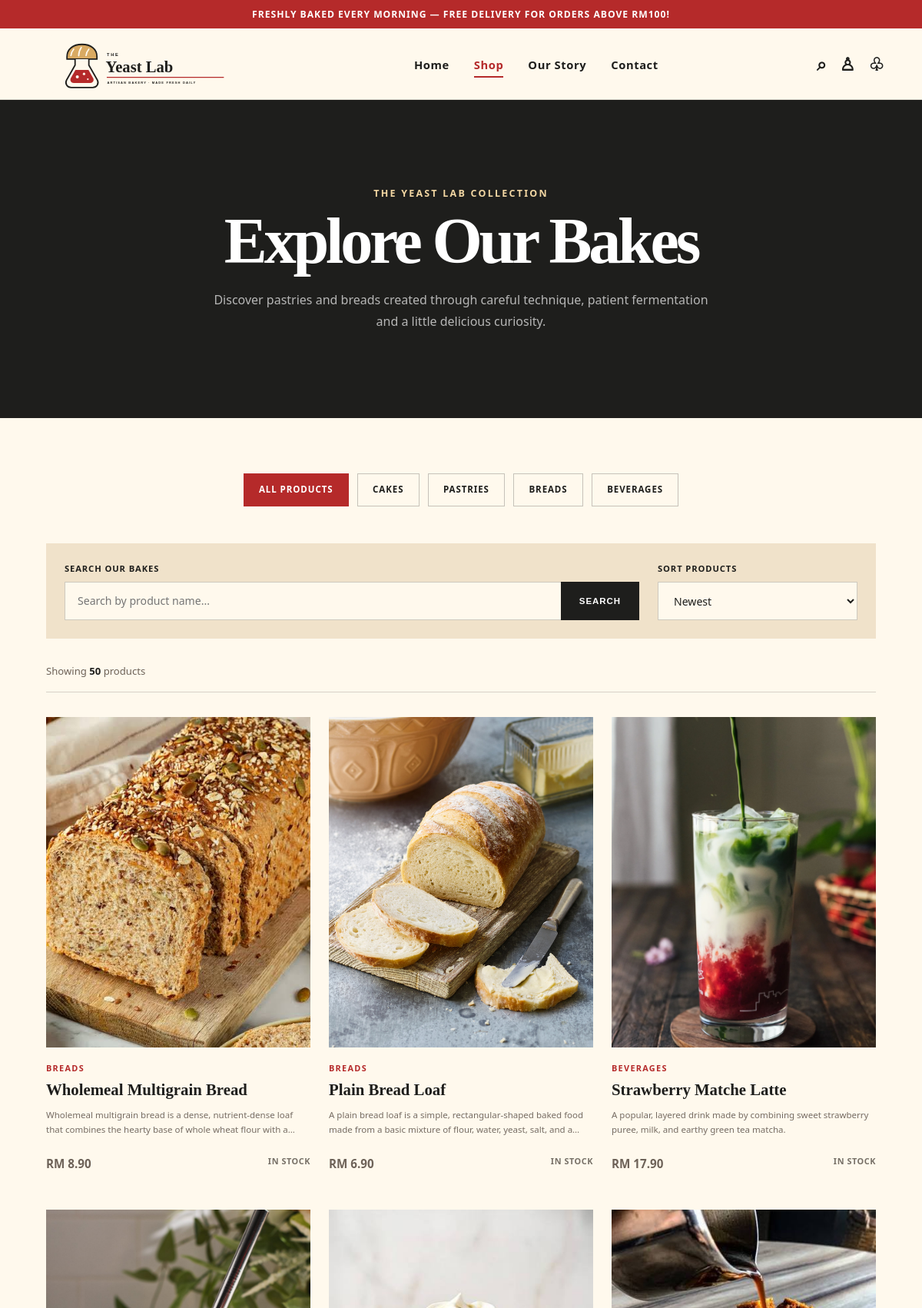
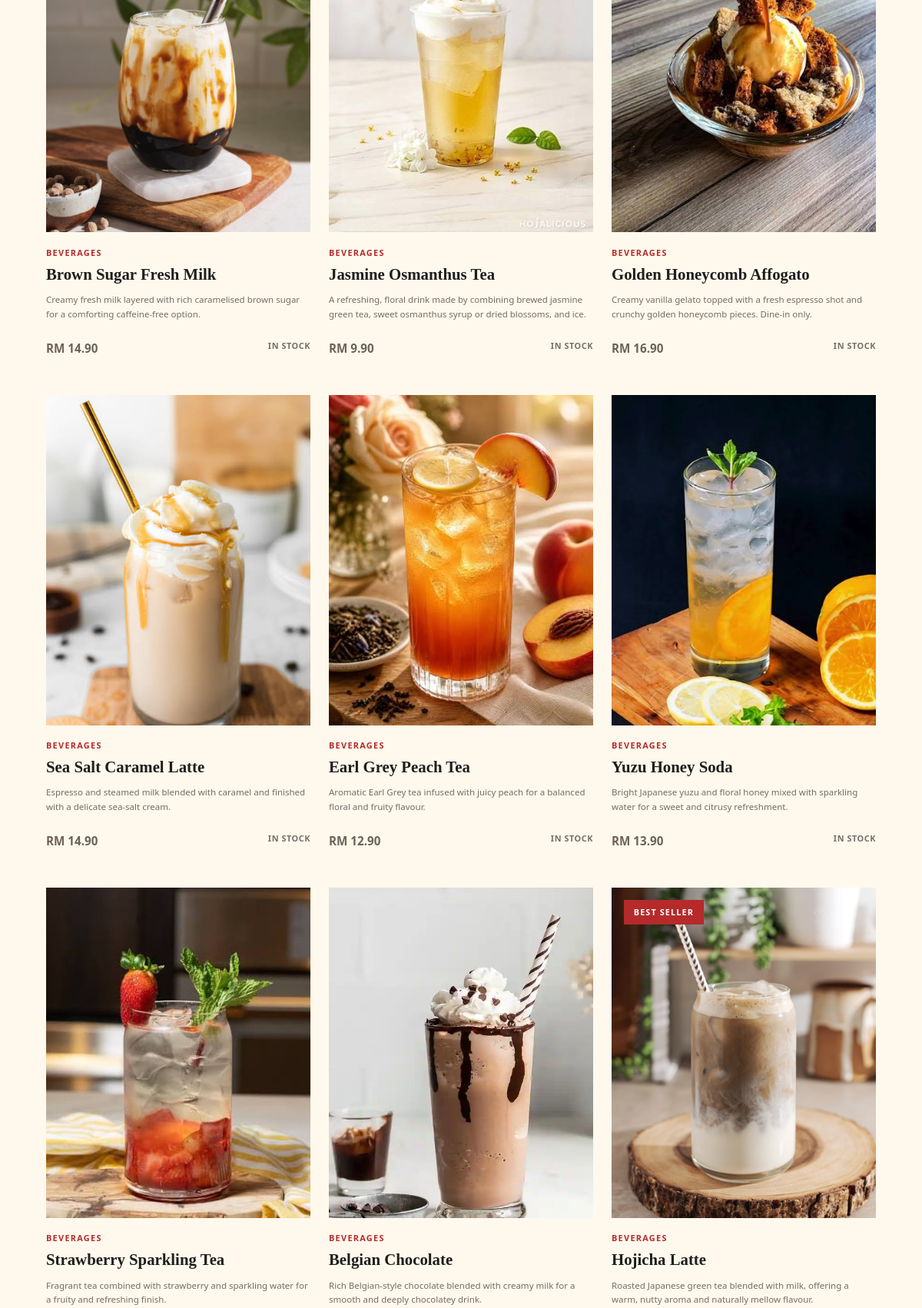
The page /listing.php (upper part) on the database its author committed (2 pictures, top to bottom).
### tables this page shows
CREATE TABLE categories (
    category_id INT AUTO_INCREMENT PRIMARY KEY,
    category_name VARCHAR(100) NOT NULL,
    category_slug VARCHAR(100) NOT NULL UNIQUE,
    category_description TEXT,
    created_at TIMESTAMP DEFAULT CURRENT_TIMESTAMP
);

CREATE TABLE products (
    product_id INT AUTO_INCREMENT PRIMARY KEY,
    category_id INT NOT NULL,
    product_name VARCHAR(150) NOT NULL,
    product_description TEXT NOT NULL,
    price DECIMAL(10, 2) NOT NULL,
    image VARCHAR(255) NOT NULL,
    stock_quantity INT NOT NULL DEFAULT 0,
    is_featured BOOLEAN NOT NULL DEFAULT FALSE,
    product_status ENUM('Available', 'Unavailable')
        NOT NULL DEFAULT 'Available',
    created_at TIMESTAMP DEFAULT CURRENT_TIMESTAMP,
    updated_at TIMESTAMP DEFAULT CURRENT_TIMESTAMP
        ON UPDATE CURRENT_TIMESTAMP,

    CONSTRAINT fk_product_category
        FOREIGN KEY (category_id)
        REFERENCES categories(category_id)
        ON UPDATE CASCADE
        ON DELETE RESTRICT
);

### listing.php (the view, shortened to what this page needs)
<?php
require_once "db.php";
$selectedCategory = trim($_GET["category"] ?? "");
$searchTerm = trim($_GET["search"] ?? "");
$sortOption = $_GET["sort"] ?? "newest";
$sql = "
    SELECT
        products.product_id,
        products.product_name,
        products.product_description,
        products.price,
        products.image,
        products.stock_quantity,
        products.is_featured,
        categories.category_name,
        categories.category_slug
    FROM products
    INNER JOIN categories
        ON products.category_id = categories.category_id
    WHERE products.product_status = 'Available'
";
switch ($sortOption) {
    default:
        $sql .= " ORDER BY products.product_id DESC";
}
$stmt = $conn->prepare($sql);
$stmt->execute();
$productResult = $stmt->get_result();
$categoryResult = $conn->query("
    SELECT category_name, category_slug
    FROM categories
    ORDER BY category_id
");
?>
<!DOCTYPE html>
<html lang="en">
<head>
    <link rel="stylesheet" href="style.css">
</head>
<body id="top">
    <?php require_once __DIR__ . "/includes/header.php"; ?>
<section class="shop-hero">
    <p class="section-label">The Yeast Lab Collection</p>
    <h1>Explore Our Bakes</h1>
    <p>
        Discover pastries and breads created through careful technique,
        patient fermentation and a little delicious curiosity.
    </p>
</section>
<main class="shop-section">
    <div class="category-filters">
        <a href="listing.php"
           class="<?php echo $selectedCategory === ""
               ? "active"
               : ""; ?>">
            All Products
        </a>
        <?php while ($category = $categoryResult->fetch_assoc()): ?>
            <a href="listing.php?category=<?php
                echo urlencode($category["category_slug"]);
            ?>"
               class="<?php echo $selectedCategory ===
                   $category["category_slug"]
                       ? "active"
                       : ""; ?>">
                <?php echo htmlspecialchars(
                    $category["category_name"]
                ); ?>
            </a>
        <?php endwhile; ?>
    </div>
    <form action="listing.php"
          method="GET"
          class="shop-controls">
        <div class="product-search">
            <label for="product-search">
                Search our bakes
            </label>
            <div class="search-box">
                <input type="search"
                       id="product-search"
                       name="search"
                       placeholder="Search by product name..."
                       value="<?php echo htmlspecialchars(
                           $searchTerm
                       ); ?>">
                <button type="submit">
                    Search
                </button>
            </div>
        </div>
        <div class="product-sort">
            <label for="product-sort">
                Sort products
            </label>
            <select id="product-sort"
                    name="sort"
                    onchange="this.form.submit()">
                <option value="newest"
                    <?php echo $sortOption === "newest"
                        ? "selected"
                        : ""; ?>>
                    Newest
                </option>
            </select>
        </div>
    </form>
    <div class="shop-results-header">
        <p>
            Showing
            <strong><?php echo $productResult->num_rows; ?></strong>
            product<?php echo $productResult->num_rows !== 1
                ? "s"
                : ""; ?>
        </p>
    </div>
    <?php if ($productResult->num_rows > 0): ?>
        <div class="listing-product-grid">
            <?php while (
                $product = $productResult->fetch_assoc()
            ): ?>
                <article class="product-card">
                    <div class="product-image">
                        <a href="details.php?id=<?php
                            echo $product["product_id"];
                        ?>">
                            <img src="includes/<?php
                                echo htmlspecialchars(
                                    $product["image"]
                                );
                            ?>"
                                 alt="<?php
                                    echo htmlspecialchars(
                                        $product["product_name"]
                                    );
                                 ?>">
                        </a>
                        <?php if (
                            (int) $product["is_featured"] === 1
                        ): ?>
                            <span class="product-badge">
                                Best Seller
                            </span>
                        <?php endif; ?>
                    </div>
                    <div class="product-information">
                        <p class="product-category">
                            <?php echo htmlspecialchars(
                                $product["category_name"]
                            ); ?>
                        </p>
                        <h3>
                            <a href="details.php?id=<?php
                                echo $product["product_id"];
                            ?>">
                                <?php echo htmlspecialchars(
                                    $product["product_name"]
                                ); ?>
                            </a>
                        </h3>
						<p class="product-card-description">
							<?php echo htmlspecialchars(
								$product["product_description"]
							); ?>
							</p>
                        <div class="product-price-row">
                            <p class="product-price">
                                RM <?php echo number_format(
                                    $product["price"],
                                    2
                                ); ?>
                            </p>
                            <span>
                                <?php echo
                                    (int) $product["stock_quantity"] > 0
                                        ? "In Stock"
                                        : "Unavailable";
                                ?>
                            </span>
                        </div>
                    </div>
                </article>
            <?php endwhile; ?>
        </div>
    <?php endif; ?>
</main>
</body>
</html>

### rows shown on the page
categories: category_name "CAKES"
categories: category_name "PASTRIES"
categories: category_name "BREADS"
categories: category_name "BEVERAGES"
products: image (picture), category.category_name "BREADS", product_name "Wholemeal Multigrain Bread", product_description "Wholemeal multigrain bread is a dense, nutrient-dense loaf that combines the hearty base of whole wheat flour with…", price "8.90", stock_quantity "IN STOCK"
products: image (picture), category.category_name "BREADS", product_name "Plain Bread Loaf", product_description "A plain bread loaf is a simple, rectangular-shaped baked food made from a basic mixture of flour, water, yeast, salt, and…", price "6.90", stock_quantity "IN STOCK"
products: image (picture), category.category_name "BEVERAGES", product_name "Strawberry Matche Latte", product_description "A popular, layered drink made by combining sweet strawberry puree, milk, and earthy green tea matcha.", price "17.90", stock_quantity "IN STOCK"
products: image+product_name (picture), category.category_name "BEVERAGES", product_name "Brown Sugar Fresh Milk", product_description "Creamy fresh milk layered with rich caramelised brown sugar for a comforting caffeine-free option.", price "14.90", stock_quantity "IN STOCK"
products: image (picture), category.category_name "BEVERAGES", product_name "Jasmine Osmanthus Tea", product_description "A refreshing, floral drink made by combining brewed jasmine green tea, sweet osmanthus syrup or dried blossoms, and ice.", price "9.90", stock_quantity "IN STOCK"
products: image+product_name (picture), category.category_name "BEVERAGES", product_name "Golden Honeycomb Affogato", product_description "Creamy vanilla gelato topped with a fresh espresso shot and crunchy golden honeycomb pieces. Dine-in only.", price "16.90", stock_quantity "IN STOCK"
products: image+product_name (picture), category.category_name "BEVERAGES", product_name "Sea Salt Caramel Latte", product_description "Espresso and steamed milk blended with caramel and finished with a delicate sea-salt cream.", price "14.90", stock_quantity "IN STOCK"
products: image+product_name (picture), category.category_name "BEVERAGES", product_name "Earl Grey Peach Tea", product_description "Aromatic Earl Grey tea infused with juicy peach for a balanced floral and fruity flavour.", price "12.90", stock_quantity "IN STOCK"
products: image+product_name (picture), category.category_name "BEVERAGES", product_name "Yuzu Honey Soda", product_description "Bright Japanese yuzu and floral honey mixed with sparkling water for a sweet and citrusy refreshment.", price "13.90", stock_quantity "IN STOCK"
products: image+product_name (picture), category.category_name "BEVERAGES", product_name "Strawberry Sparkling Tea", product_description "Fragrant tea combined with strawberry and sparkling water for a fruity and refreshing finish."
products: image+product_name (picture), category.category_name "BEVERAGES", product_name "Belgian Chocolate", product_description "Rich Belgian-style chocolate blended with creamy milk for a smooth and deeply chocolatey drink."
products: image+product_name (picture), is_featured "BEST SELLER", category.category_name "BEVERAGES", product_name "Hojicha Latte", product_description "Roasted Japanese green tea blended with milk, offering a warm, nutty aroma and naturally mellow flavour."

### other values the page prints
$productResult->num_rows "50"
